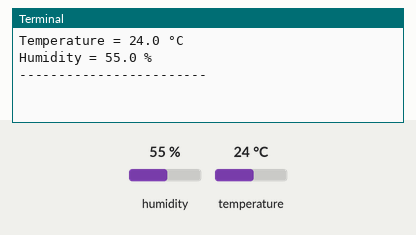
Recording of a program running on a simulated Raspberry Pi (BCM pin numbers). On the bench: the last lines printed to the terminal. The test bench sets the inputs (shaded band); at power-on: humidity 55 %, temperature 24 °C.

Above: at 1.2 s.
1.3 s: humidity set to 22 %
At 4.2 s:
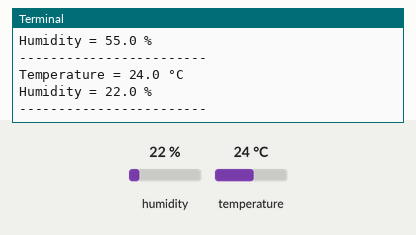
4.7 s: temperature set to 12 °C
At 7.0 s:
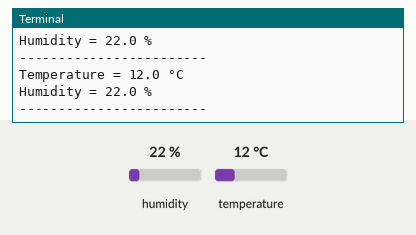
8.1 s: humidity set to 40 %
At 8.7 s:
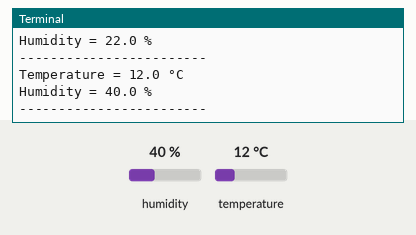
Timing chart, 0 to 11.1 s (numbered marks = the images above; inputs shaded):
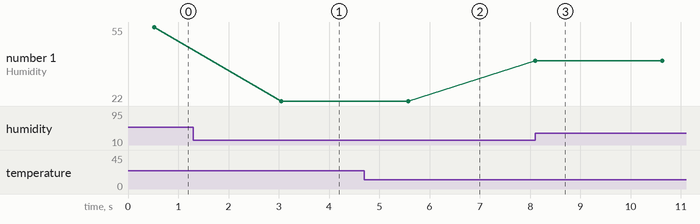

The program:

r7.py
```python
# PRACTICAL 7 - DHT11 TEMPERATURE AND HUMIDITY SENSOR
# File: practical_7_dht11.py

# =====================================
# PIN CONNECTIONS
# =====================================
# VCC  -> 3.3V -> Pin 1
# DATA -> GPIO4 -> Physical Pin 7
# GND  -> GND -> Pin 6

# =====================================
# HARDWARE STEPS
# =====================================
# 1. Connect VCC to 3.3V
# 2. Connect DATA pin to GPIO4
# 3. Connect GND to Raspberry Pi GND
# 4. Run the code
# 5. Sensor values will print every 2 seconds

# =====================================
# LIBRARY / SETTINGS
# =====================================
# Install:
# sudo apt install python3-pip
# pip3 install Adafruit_DHT

import Adafruit_DHT
import time

SENSOR = Adafruit_DHT.DHT11
PIN = 4

try:
    while True:
        humidity, temperature = Adafruit_DHT.read(SENSOR, PIN)

        if humidity is not None and temperature is not None:
            print("Temperature =", temperature, "°C")
            print("Humidity =", humidity, "%")
            print("------------------------")
        else:
            print("Sensor failure. Try again.")

        time.sleep(2)

except KeyboardInterrupt:
    print("Program stopped")
```

Measured:
- after the input at 1.3 s, the terminal: prints a new line after 1.8 s (image 1)
- after the input at 4.7 s, the terminal: prints a new line after 0.88 s (image 2)
- after the input at 8.1 s, the terminal: prints a new line at once (image 3)
- plotted number 1: 55 → 22 after the input at 1.3 s, 22 → 40 after the input at 8.1 s
